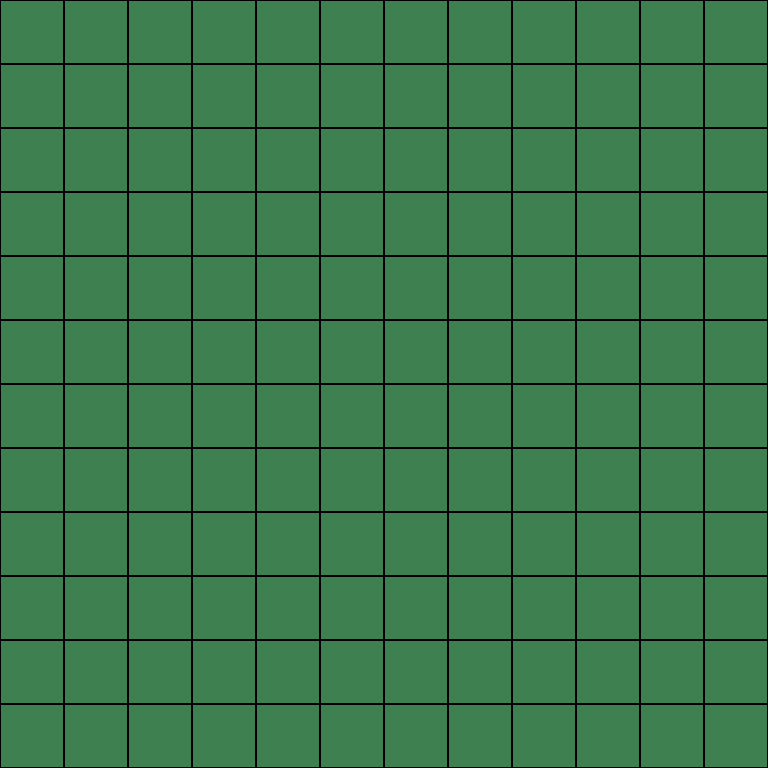

This game map was drawn from its Tiled (.tmx) file and the tilesets committed beside it. A one-line description and the full map source follow:
An orthogonal 12x12 tile map with 64x64 px tiles, 1 tile layer (Warstwa Kafelków 1) and 3 objects (2x Button).

<map version="1.5" tiledversion="1.7.2" orientation="orthogonal" renderorder="right-down" width="12" height="12" tilewidth="64" tileheight="64" infinite="0" nextlayerid="3" nextobjectid="4">
 <tileset firstgid="1" name="tilemap_borders" tilewidth="64" tileheight="64" tilecount="9" columns="3">
  <image source="tilemap_borders.png" width="192" height="192" />
 </tileset>
 <layer id="1" name="Warstwa Kafelków 1" width="12" height="12">
  <data encoding="csv">
1,1,1,1,1,1,1,1,1,1,1,1,
1,1,1,1,1,1,1,1,1,1,1,1,
1,1,1,1,1,1,1,1,1,1,1,1,
1,1,1,1,1,1,1,1,1,1,1,1,
1,1,1,1,1,1,1,1,1,1,1,1,
1,1,1,1,1,1,1,1,1,1,1,1,
1,1,1,1,1,1,1,1,1,1,1,1,
1,1,1,1,1,1,1,1,1,1,1,1,
1,1,1,1,1,1,1,1,1,1,1,1,
1,1,1,1,1,1,1,1,1,1,1,1,
1,1,1,1,1,1,1,1,1,1,1,1,
1,1,1,1,1,1,1,1,1,1,1,1
</data>
 </layer>
 <objectgroup id="2" name="Warstwa Obiektu 1">
  <object id="1" x="-0.223561" y="127.44" width="768.944" height="192.386">
   <text fontfamily="Bernard MT Condensed" pixelsize="120" wrap="1" color="#00ff00" halign="center" valign="center">FORGGER</text>
  </object>
  <object id="2" name="restart" type="Button" x="232" y="367" width="306.438" height="100.22">
   <properties>
    <property name="load" value="map_final" />
   </properties>
   <text fontfamily="Bernard MT Condensed" pixelsize="80" wrap="1" color="#00ff00" halign="center" valign="center">RESTART</text>
  </object>
  <object id="3" name="quit" type="Button" x="232" y="472.82" width="306.438" height="100.22">
   <properties>
    <property name="isFinished" type="bool" value="true" />
    <property name="load" value="null" />
   </properties>
   <text fontfamily="Bernard MT Condensed" pixelsize="80" wrap="1" color="#00ff00" halign="center" valign="center">QUIT</text>
  </object>
 </objectgroup>
</map>
